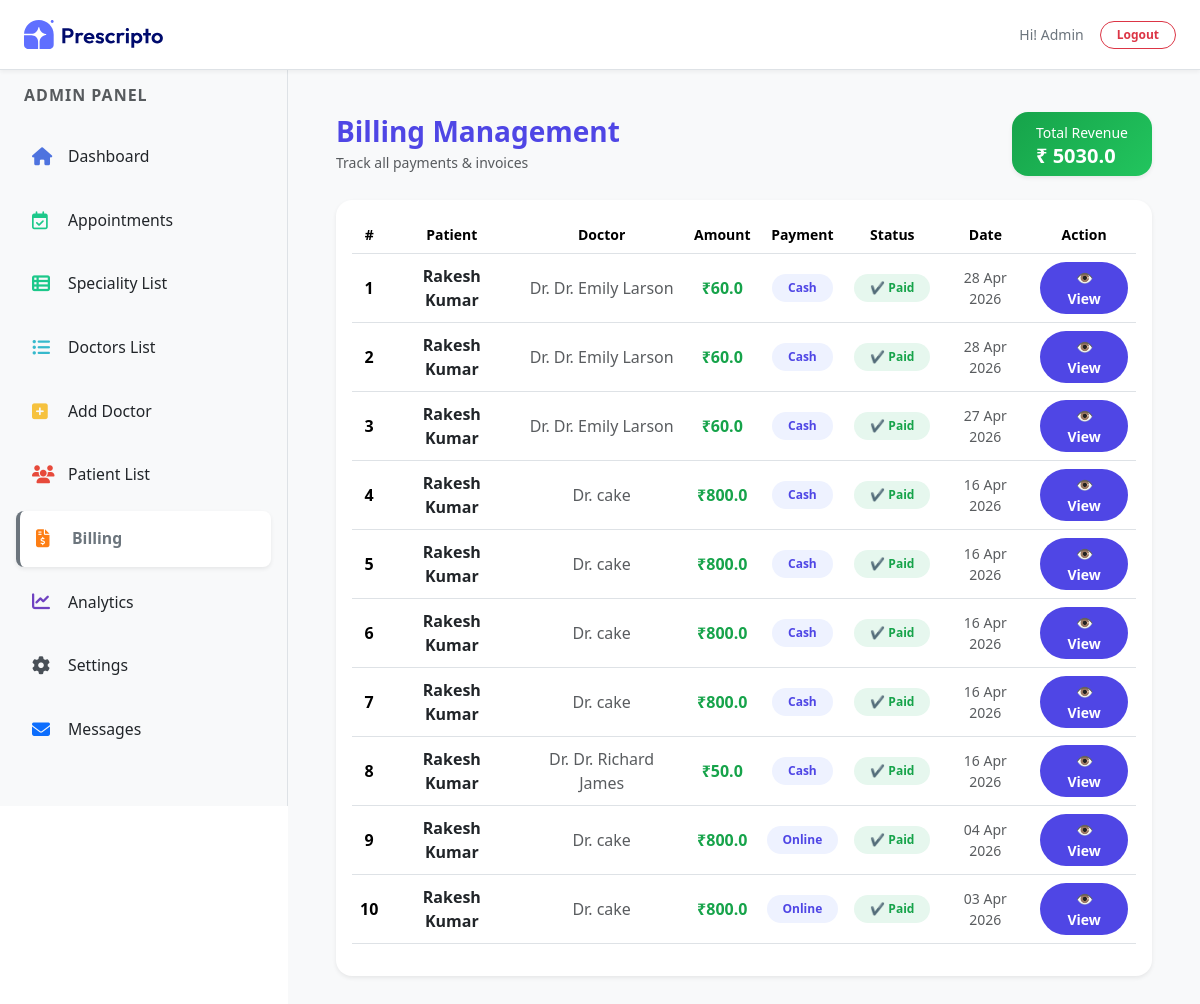
The app's page /dash_admin/billing/ (signed in), older data.
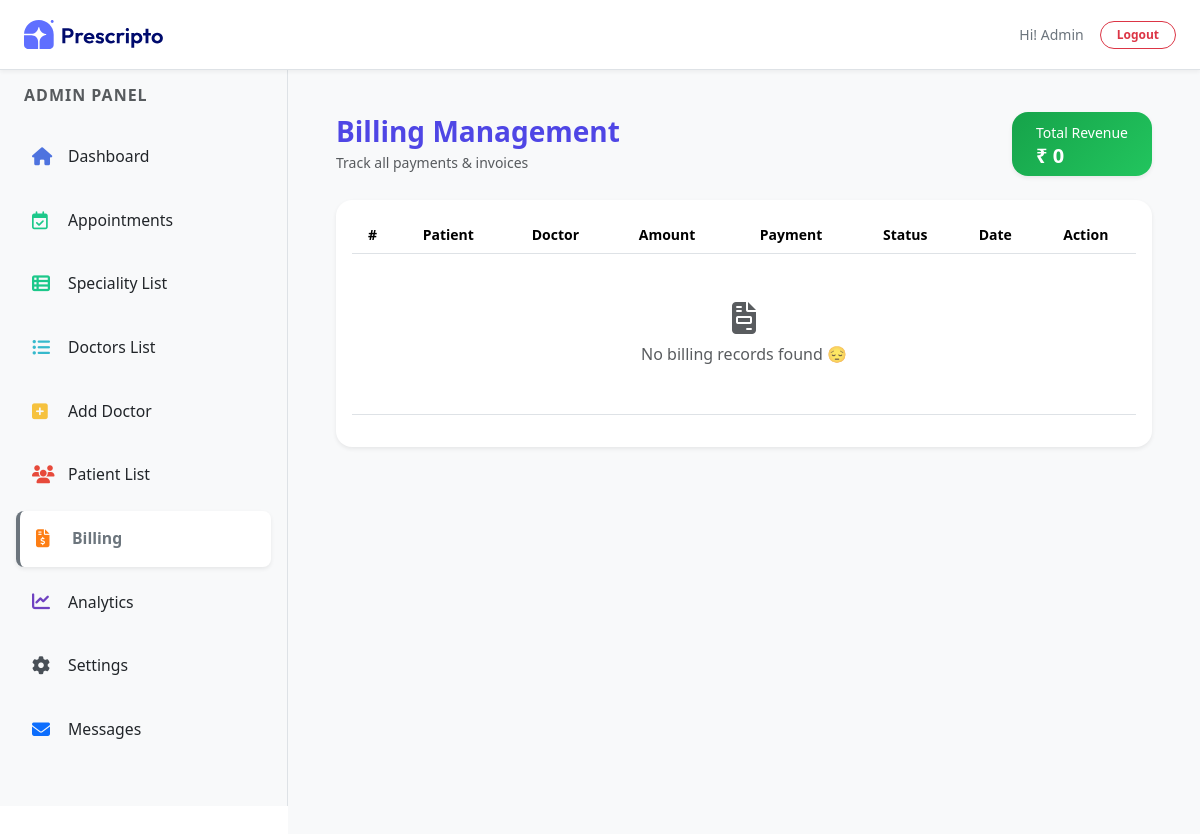
The same page, newer data.
### appointment/models.py (models this page shows, shortened)
class Billing(models.Model):
    PAYMENT_STATUS = (
        ('Paid', 'Paid'),
        ('Unpaid', 'Unpaid'),
    )
    appointment = models.OneToOneField(Appointment, on_delete=models.CASCADE)
    amount = models.FloatField()
    payment_status = models.CharField(max_length=10, choices=PAYMENT_STATUS, default='Unpaid')
    created_at = models.DateTimeField(auto_now_add=True)

class Appointment(models.Model):
    STATUS_CHOICES = (
        ('Pending', 'Pending'),
        ('Approved', 'Approved'),
        ('Cancelled', 'Cancelled'),
    )
    PAYMENT_METHOD = (
        ('Cash', 'Cash'),
        ('Online', 'Online'),
    )
    user = models.ForeignKey(
        Patients,
        on_delete=models.CASCADE,
        related_name='appointments'
    )
    doctor = models.ForeignKey(Doctor, on_delete=models.CASCADE)
    appointment_date = models.DateField()
    appointment_time = models.TimeField()
    status = models.CharField(max_length=10, choices=STATUS_CHOICES, default='Pending')
    payment_method = models.CharField(max_length=10, choices=PAYMENT_METHOD, default='Cash')
    is_billed = models.BooleanField(default=False)
    created_at = models.DateTimeField(auto_now_add=True)

class Patients(models.Model):
    username = models.CharField(max_length=100)
    email = models.EmailField()
    password = models.CharField(max_length=100)
    phone = models.CharField(max_length=15, blank=True)
    city = models.CharField(max_length=100, blank=True)
    address = models.TextField(blank=True)
    profile_image = CloudinaryField('image', folder='patients_image')

class Doctor(models.Model):
    image = CloudinaryField('image', folder='doctor_image')
    name = models.CharField(max_length=100)
    email = models.EmailField()
    username = models.CharField(max_length=255, unique=True)
    password = models.CharField(max_length=100)
    experience = models.IntegerField()
    fees = models.FloatField()
    category = models.ForeignKey(Category, on_delete=models.CASCADE)
    degree = models.CharField(max_length=50)
    about = models.TextField()
    address = models.TextField()
    available = models.BooleanField(default=True)

### appointment/views.py (the view)
# urls.py: path('dash_admin/billing/', views.billing, name='billing'),
@login_required(login_url='/dash_login')
@staff_member_required
def billing(request):
    bills = Billing.objects.select_related(
        'appointment__user',
        'appointment__doctor'
    ).order_by('-created_at')
    total_revenue = bills.filter(
        payment_status='Paid'
    ).aggregate(total=Sum('amount'))['total'] or 0
    context = {
        'bills': bills,
        'total_revenue': total_revenue,
        'action': 'billing',
        "role": "admin"
    }
    return render(request, 'dashboard/billing.html', context)

### templates/dashboard/billing.html
{% extends "dashboard/layout.html" %}
{% load static %}
{% block contant %}
<section class="p-5 bg-light" style="width: 100%; min-height:100vh; margin-top: 64px; margin-left: 18rem; padding: 20px;">
    <div class="d-flex justify-content-between align-items-center mb-4" data-aos="fade-down">
        <div>
            <h3 class="fw-bold mb-1" style="color:#4f46e5;">Billing Management</h3>
            <p class="text-muted small mb-0">Track all payments & invoices</p>
        </div>
        <div class="px-4 py-2 rounded-4 text-white shadow-sm"
            style="background: linear-gradient(135deg,#16a34a,#22c55e);">
            <small>Total Revenue</small>
            <h5 class="mb-0 fw-bold">₹ {{ total_revenue|default:"0" }}</h5>
        </div>
    </div>
    <div class="bg-white rounded-4 shadow-sm p-3" data-aos="fade-up">
        <div class="table-responsive">
            <table class="table align-middle text-center">
                <thead style="background:#f1f5f9;">
                    <tr class="text-secondary small">
                        <th>#</th>
                        <th>Patient</th>
                        <th>Doctor</th>
                        <th>Amount</th>
                        <th>Payment</th>
                        <th>Status</th>
                        <th>Date</th>
                        <th>Action</th>
                    </tr>
                </thead>
                <tbody>
                    {% for bill in bills %}
                    <tr style="transition:0.3s;"
                        onmouseover="this.style.background='#f9fafb'"
                        onmouseout="this.style.background=''">
                        <td class="fw-semibold">{{ forloop.counter }}</td>
                        <td class="fw-semibold text-dark">
                            {{ bill.appointment.user.username }}
                        </td>
                        <td class="text-muted">
                            Dr. {{ bill.appointment.doctor.name }}
                        </td>
                        <td class="fw-bold" style="color:#16a34a;">
                            ₹{{ bill.amount }}
                        </td>
                        <td>
                            <span class="badge px-3 py-2 rounded-pill"
                                style="background:#eef2ff; color:#4f46e5;">
                                {{ bill.appointment.payment_method }}
                            </span>
                        </td>
                        <td>
                            {% if bill.payment_status == 'Paid' %}
                                <span class="badge px-3 py-2 rounded-pill"
                                    style="background:#e6f7ee; color:#16a34a;">
                                    ✔ Paid
                                </span>
                            {% else %}
                                <span class="badge px-3 py-2 rounded-pill"
                                    style="background:#ffeaea; color:#dc2626;">
                                    ✖ Unpaid
                                </span>
                            {% endif %}
                        </td>
                        <td class="text-muted small">
                            {{ bill.created_at|date:"d M Y" }}
                        </td>
                        <td>
                            <a href="{% url 'billing_invoice' bill.id %}"
                                class="btn btn-sm rounded-pill px-3 fw-semibold"
                                style="background:#4f46e5; color:white; transition:0.3s;"
                                onmouseover="this.style.background='#4338ca'"
                                onmouseout="this.style.background='#4f46e5'" target="_blank">
                                👁 View
                            </a>
                        </td>
                    </tr>
                    {% empty %}
                    <tr>
                        <td colspan="8" class="text-muted py-5">
                            <i class="fa-solid fa-file-invoice fs-2 mb-2"></i><br>
                            No billing records found 😔
                        </td>
                    </tr>
                    {% endfor %}
                </tbody>
            </table>
        </div>
    </div>
</section>
{% endblock contant %}

### templates/dashboard/layout.html (shortened to what this page needs)
<!DOCTYPE html>
<html lang="en">
<head>
    <link href="https://cdn.jsdelivr.net/npm/bootstrap@5.3.3/dist/css/bootstrap.min.css" rel="stylesheet" />
    <link href="https://cdnjs.cloudflare.com/ajax/libs/font-awesome/5.15.3/css/all.min.css" rel="stylesheet" />
    <link rel="stylesheet" href="https://cdnjs.cloudflare.com/ajax/libs/font-awesome/6.7.2/css/all.min.css" />
    <link href="https://unpkg.com/aos@2.3.4/dist/aos.css" rel="stylesheet">
</head>
    {% load static %}
    <body>
        <header class="d-flex justify-content-between align-items-center border-bottom bg-white px-4"
                style="height: 70px; position: fixed; top: 0; width: 100%; z-index: 1050; box-shadow: 0 2px 4px rgba(0,0,0,0.05);">
            <div class="d-flex align-items-center">
                <a href="{% url 'dash_admin' %}">
                    <img src="{% static 'assets/assets_frontend/logo.svg' %}" alt="Logo" style="width: 140px;">
                </a>
            </div>
            <div class="d-flex align-items-center gap-3 text-secondary small">
                {% if role == 'admin' %}
                    <span class="text-capitalize fw-medium">Hi! {{ request.session.username }}</span>
                {% else %}
                    <span class="fw-medium">Hi! {{ doctor.name }}</span>
                {% endif %}
                <a href="{% url 'dash_logout' %}" class="btn btn-outline-danger btn-sm rounded-pill px-3 py-1 fw-bold" style="font-size: 12px;">Logout</a>
            </div>
        </header>
        <main class="d-flex" style="min-height: calc(100vh - 64px);">
            {% if role == 'admin' %}
                <nav id="sidebar" class="border-end bg-light p-3 pb-5"
                    style="width: 18rem; height: calc(100vh - 64px); position: fixed; top: 70px; left: 0; z-index: 1000; overflow-y: auto;">
                    <div class="mb-4 ps-2">
                        <h6 class="text-uppercase text-muted fw-bold" style="letter-spacing: 1px; font-size: 1rem;">Admin Panel</h6>
                    </div>
                    <a href="{% url 'dash_admin' %}"
                    class="nav-link d-flex align-items-center gap-3 p-3 rounded-3 mb-2 {% if action == 'admin' %}bg-white shadow-sm border-start border-4 border-primary fw-bold text-primary{% else %}text-dark{% endif %}"
                    style="transition: 0.3s; font-size: 18px; text-decoration: none;">
                        <i class="fa-solid fa-house" style="color: #4e73df; width: 20px;"></i>
                        <span class="small">Dashboard</span>
                    </a>
                    <a href="{% url 'appointments' %}"
                    class="nav-link d-flex align-items-center gap-3 p-3 rounded-3 mb-2 {% if action == 'appointments' %}bg-white shadow-sm border-start border-4 border-success fw-bold text-success{% else %}text-dark{% endif %}"
                    style="transition: 0.3s; font-size: 18px; text-decoration: none;">
                        <i class="fa-regular fa-calendar-check" style="color: #1cc88a; width: 20px;"></i>
                        <span class="small">Appointments</span>
                    </a>
                    <a href="{% url 'speciality_list' %}"
                    class="nav-link d-flex align-items-center gap-3 p-3 rounded-3 mb-2 {% if action == 'speciality_list' %}bg-white shadow-sm border-start border-4 border-success fw-bold text-success{% else %}text-dark{% endif %}"
                    style="transition: 0.3s; font-size: 18px; text-decoration: none;">
                        <i class="fas fa-th-list" style="color: #1cc88a; width: 20px;"></i>
                        <span class="small">Speciality List</span>
                    </a>
                    <a href="{% url 'doctor_list' %}"
                    class="nav-link d-flex align-items-center gap-3 p-3 rounded-3 mb-2 {% if action == 'doctor_list' %}bg-white shadow-sm border-start border-4 border-info fw-bold text-info{% else %}text-dark{% endif %}"
                    style="transition: 0.3s; font-size: 18px; text-decoration: none;">
                        <i class="fas fa-list-ul" style="color: #36b9cc; width: 20px;"></i>
                        <span class="small">Doctors List</span>
                    </a>
                    <a href="{% url 'add_doctor' %}"
                    class="nav-link d-flex align-items-center gap-3 p-3 rounded-3 mb-2 {% if action == 'add_doctor' %}bg-white shadow-sm border-start border-4 border-warning fw-bold text-warning{% else %}text-dark{% endif %}"
                    style="transition: 0.3s; font-size: 18px; text-decoration: none;">
                        <i class="fas fa-plus-square" style="color: #f6c23e; width: 20px;"></i>
                        <span class="small">Add Doctor</span>
                    </a>
                    <a href="{% url 'patient_list' %}"
                    class="nav-link d-flex align-items-center gap-3 p-3 rounded-3 mb-2 {% if action == 'patient_list' %}bg-white shadow-sm border-start border-4 border-danger fw-bold text-danger{% else %}text-dark{% endif %}"
                    style="transition: 0.3s; font-size: 18px; text-decoration: none;">
                        <i class="fa-solid fa-users" style="color: #e74a3b; width: 20px;"></i>
                        <span class="small">Patient List</span>
                    </a>
                    <a href="{% url 'billing' %}"
                    class="nav-link d-flex align-items-center gap-3 p-3 rounded-3 mb-2 {% if action == 'billing' %}bg-white shadow-sm border-start border-4 border-secondary fw-bold text-secondary{% else %}text-dark{% endif %}"
                    style="transition: 0.3s; font-size: 18px; text-decoration: none;">
                        <i class="fa-solid fa-file-invoice-dollar" style="color: #fd7e14; width: 20px;"></i>
                        <span class="small">Billing</span>
                    </a>
                    <a href="{% url 'analytics' %}"
                    class="nav-link d-flex align-items-center gap-3 p-3 rounded-3 mb-2 {% if action == 'analytics' %}bg-white shadow-sm border-start border-4 border-dark fw-bold text-dark{% else %}text-dark{% endif %}"
                    style="transition: 0.3s; font-size: 18px; text-decoration: none;">
                        <i class="fa-solid fa-chart-line" style="color: #6f42c1; width: 20px;"></i>
                        <span class="small">Analytics</span>
                    </a>
                    <a href="{% url 'settings' %}"
                    class="nav-link d-flex align-items-center gap-3 p-3 rounded-3 mb-2 {% if action == 'settings' %}bg-white shadow-sm border-start border-4 border-secondary fw-bold text-secondary{% else %}text-dark{% endif %}"
                    style="transition: 0.3s; font-size: 18px; text-decoration: none;">
                        <i class="fa-solid fa-gear" style="color: #495057; width: 20px;"></i>
                        <span class="small">Settings</span>
                    </a>
                    <a href="{% url 'messages_contact' %}"
                    class="nav-link d-flex align-items-center gap-3 p-3 rounded-3 mb-2 {% if action == 'messages_contact' %}bg-white shadow-sm border-start border-4 border-primary fw-bold text-primary{% else %}text-dark{% endif %}"
                    style="transition: 0.3s; font-size: 18px; text-decoration: none;">
                        <i class="fa-solid fa-envelope" style="color: #0d6efd; width: 20px;"></i>
                        <span class="small">Messages</span>
                    </a>
                </nav>
            {% endif %}
            {% block contant %}
            {% endblock %}
        </main>
    </body>
</html>

Row changes from the older to the newer data that the page shows:
removed Billing: appointment.user.username "Rakesh Kumar", appointment.doctor.name "Dr. Emily Larson", amount "60.0", appointment.payment_method "Cash", payment_status "✔ Paid", created_at "28 Apr 2026"
removed Billing: appointment.user.username "Rakesh Kumar", appointment.doctor.name "Dr. Emily Larson", amount "60.0", appointment.payment_method "Cash", payment_status "✔ Paid", created_at "28 Apr 2026"
removed Billing: appointment.user.username "Rakesh Kumar", appointment.doctor.name "Dr. Emily Larson", amount "60.0", appointment.payment_method "Cash", payment_status "✔ Paid", created_at "27 Apr 2026"
removed Billing: appointment.user.username "Rakesh Kumar", appointment.doctor.name "cake", amount "800.0", appointment.payment_method "Cash", payment_status "✔ Paid", created_at "16 Apr 2026"
removed Billing: appointment.user.username "Rakesh Kumar", appointment.doctor.name "cake", amount "800.0", appointment.payment_method "Cash", payment_status "✔ Paid", created_at "16 Apr 2026"
removed Billing: appointment.user.username "Rakesh Kumar", appointment.doctor.name "cake", amount "800.0", appointment.payment_method "Cash", payment_status "✔ Paid", created_at "16 Apr 2026"
removed Billing: appointment.user.username "Rakesh Kumar", appointment.doctor.name "cake", amount "800.0", appointment.payment_method "Cash", payment_status "✔ Paid", created_at "16 Apr 2026"
removed Billing: appointment.user.username "Rakesh Kumar", appointment.doctor.name "Dr. Richard James", amount "50.0", appointment.payment_method "Cash", payment_status "✔ Paid", created_at "16 Apr 2026"
removed Billing: appointment.user.username "Rakesh Kumar", appointment.doctor.name "cake", amount "800.0", appointment.payment_method "Online", payment_status "✔ Paid", created_at "04 Apr 2026"
removed Billing: appointment.user.username "Rakesh Kumar", appointment.doctor.name "cake", amount "800.0", appointment.payment_method "Online", payment_status "✔ Paid", created_at "03 Apr 2026"
Text that changed along with them:
{{ total_revenue|default:"0" }}: "5030.0" → "0"
text now shown: "No billing records found 😔"
